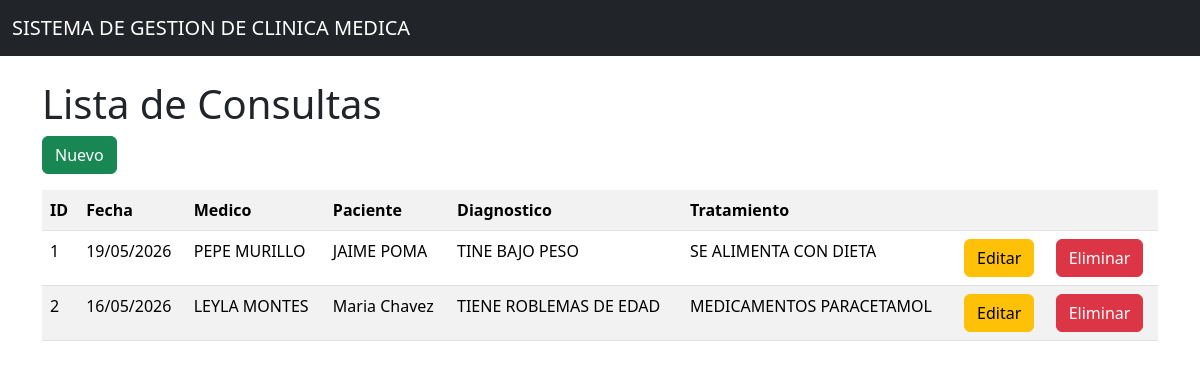
The app's page /consultas/, older data.
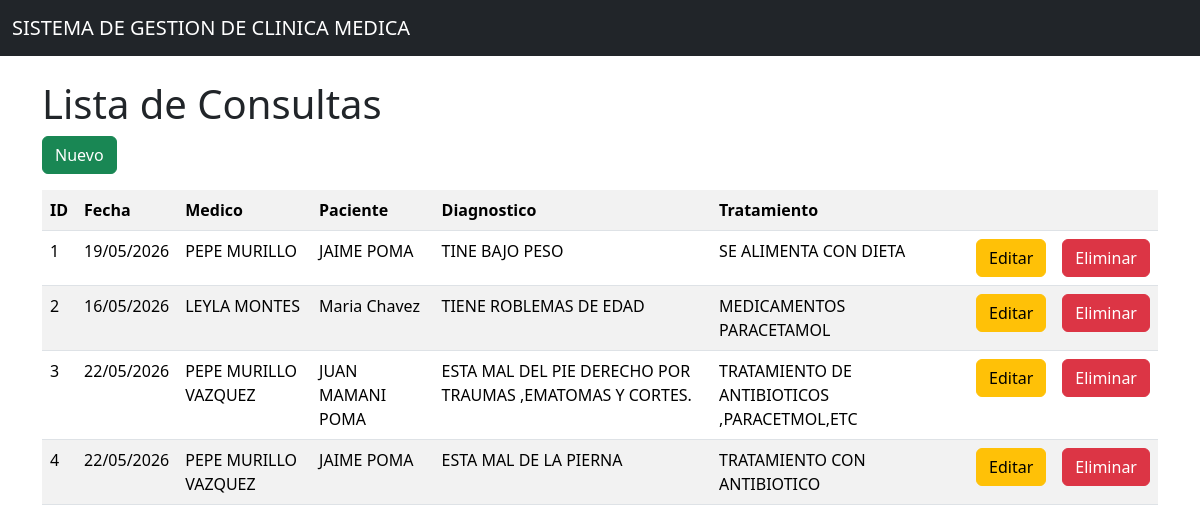
The same page, newer data.
### models/consulta_model.py (models this page shows, shortened)
class Consulta(db.Model):
    __tablename__ = "consultas"
    id = db.Column(db.Integer, primary_key=True)
    fecha = db.Column(db.DateTime, nullable=False)
    diagnostico = db.Column(db.String(500), nullable=False)
    tratamiento = db.Column(db.String(500), nullable=False)
    medico_id = db.Column(db.Integer, db.ForeignKey('medicos.id'), nullable=False)
    paciente_id = db.Column(db.Integer, db.ForeignKey('pacientes.id'), nullable=False)
    medico = db.relationship('Medico', back_populates='consultas')
    paciente = db.relationship('Paciente', back_populates='consultas')
    @staticmethod
    def get_all():
        return Consulta.query.all()

### models/medico_model.py (models this page shows, shortened)
class Medico(db.Model):
    __tablename__ = "medicos"
    id = db.Column(db.Integer, primary_key=True)
    nombre = db.Column(db.String(100), nullable=False)
    especialidad = db.Column(db.String(100), nullable=False)
    telefono = db.Column(db.String(20), nullable=False)
    correo = db.Column(db.String(100), nullable=False)
    consultas = db.relationship('Consulta', back_populates='medico', cascade='all, delete-orphan')
    citas = db.relationship('Cita', back_populates='medico', cascade='all, delete-orphan')
    def delete(self):
        db.session.delete(self)
        db.session.commit()

### models/paciente_model.py (models this page shows, shortened)
class Paciente(db.Model):
    __tablename__ = "pacientes"
    id = db.Column(db.Integer, primary_key=True)
    nombre = db.Column(db.String(100), nullable=False)
    edad = db.Column(db.Integer, nullable=False)
    direccion = db.Column(db.String(200), nullable=False)
    telefono = db.Column(db.String(20), nullable=False)
    consultas = db.relationship('Consulta', back_populates='paciente', cascade='all, delete-orphan')
    citas = db.relationship('Cita', back_populates='paciente', cascade='all, delete-orphan')
    def delete(self):
        db.session.delete(self)
        db.session.commit()

### controllers/consulta_controller.py (the view)
@consulta_bp.route("/")
def index():
    consultas = Consulta.get_all()
    return consulta_view.list(consultas)

### run.py (called while the page is built)
@app.context_processor
def inject_active_path():
    def is_active(path):
        return 'active' if request.path == path else ''
    return dict(is_active=is_active, session=session)

### views/consulta_view.py (called while the page is built)
def list(consultas):
    return render_template('consultas/index.html', consultas=consultas)

### templates/consultas/index.html (shortened to what this page needs)
{% extends 'base.html' %}
{% block content %}
<h1>Lista de Consultas</h1>
<a href="{{ url_for('consulta.create') }}" class="btn btn-success mb-3">Nuevo</a>
<table class="table table-striped">
  <tr>
    <th>ID</th>
    <th>Fecha</th>
    <th>Medico</th>
    <th>Paciente</th>
    <th>Diagnostico</th>
    <th>Tratamiento</th>
    <th></th>
    <th></th>
  </tr>
  {% for item in consultas %}
  <tr>
    <td>{{item.id}}</td>
    <td>{{item.fecha.strftime('%d/%m/%Y')}}</td>
    <td>{{item.medico.nombre}}</td>
    <td>{{item.paciente.nombre}}</td>
    <td>{{item.diagnostico}}</td>
    <td>{{item.tratamiento}}</td>
    <td>
      <a href="{{ url_for('consulta.edit', id=item.id) }}" class="btn btn-warning">Editar</a>
    </td>
    <td>
      <a href="{{ url_for('consulta.delete', id=item.id) }}" class="btn btn-danger">Eliminar</a>
    </td>
  </tr>
  {% endfor %}
</table>
{% endblock %}

### templates/base.html (shortened to what this page needs)
<!doctype html>
<html lang="es">
  <head>
    <link href="https://cdn.jsdelivr.net/npm/bootstrap@5.3.8/dist/css/bootstrap.min.css" rel="stylesheet">
  </head>
  <body>
    <nav class="navbar navbar-expand-lg navbar-dark bg-dark">
      <div class="container-fluid">
        <a class="navbar-brand" href="#">SISTEMA DE GESTION DE CLINICA MEDICA</a>
      </div>
    </nav>
    <div class="container mt-4">
      {% block content %}{% endblock %}
    </div>
  </body>
</html>

Row changes from the older to the newer data that the page shows:
added Consulta: id "3", fecha "22/05/2026", medico.nombre "PEPE MURILLO VAZQUEZ", paciente.nombre "JUAN MAMANI POMA", diagnostico "ESTA MAL DEL PIE DERECHO POR TRAUMAS ,EMATOMAS Y CORTES.", tratamiento "TRATAMIENTO DE ANTIBIOTICOS ,PARACETMOL,ETC"
added Consulta: id "4", fecha "22/05/2026", medico.nombre "PEPE MURILLO VAZQUEZ", paciente.nombre "JAIME POMA", diagnostico "ESTA MAL DE LA PIERNA", tratamiento "TRATAMIENTO CON ANTIBIOTICO"
